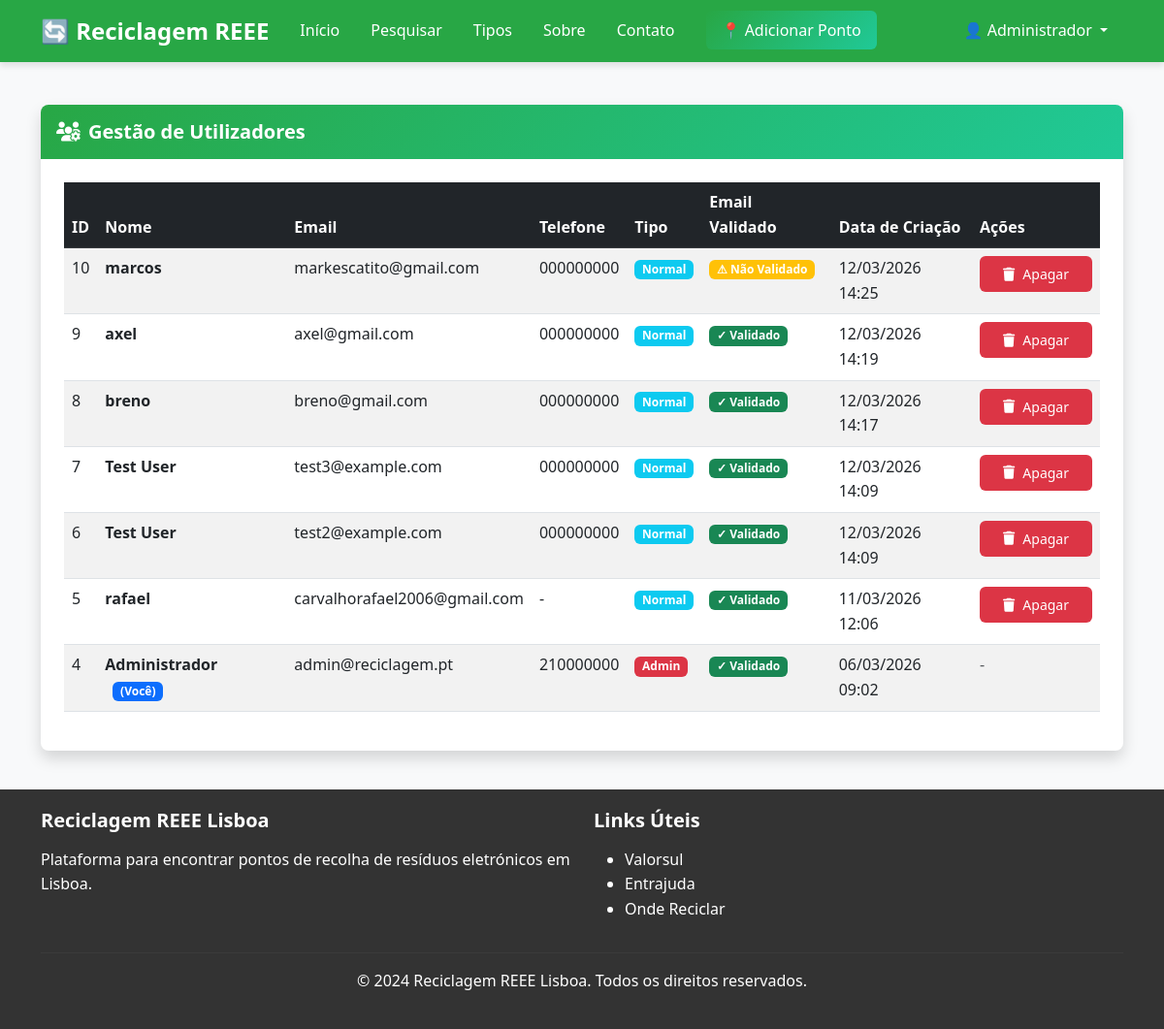
/admin/utilizadores (signed in), run on an earlier commit of the app's database.
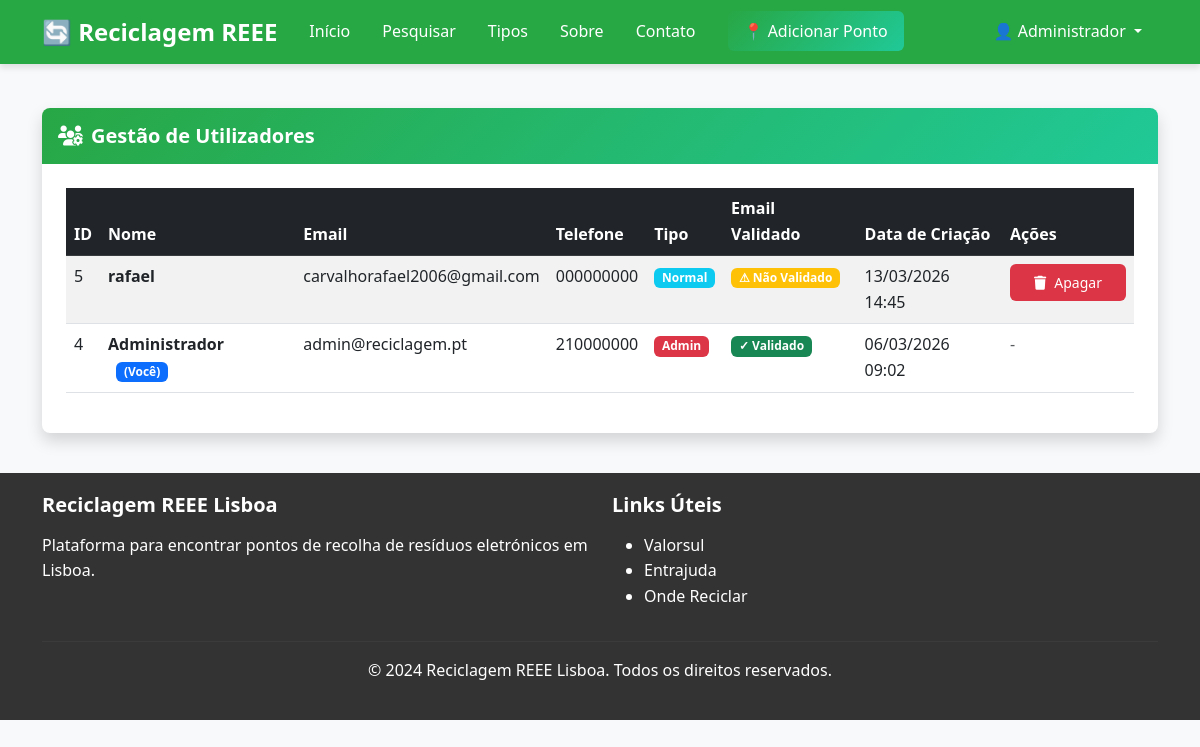
And on a later commit of the database.
### models.py (models this page shows, shortened)
class BaseModel(Model):
    class Meta:
        database = db

class Utilizador(BaseModel):
    nome = CharField()
    email = CharField(unique=True)
    is_admin = BooleanField(default=False)
    telefone = CharField()
    documento_identificacao = CharField()
    senha_hash = CharField()
    criado_em = DateTimeField(default=datetime.now)
    email_validado = BooleanField(default=False)
    token_validacao = CharField(null=True)

### app.py (the view)
@app.route("/admin/utilizadores")
@admin_required
def admin_utilizadores():
    utilizadores = Utilizador.select().order_by(Utilizador.criado_em.desc())
    return render_template("admin/utilizadores.html", utilizadores=utilizadores)

### app.py (called while the page is built)
@app.before_request
def ensure_db_connection():
    try:
        if db.is_closed():
            db.connect()
    except Exception as e:
        print(f"Database connection error: {e}")
        try:
            db.close()
            db.connect()
        except Exception as e2:
            print(f"Failed to reconnect: {e2}")

@app.before_request
def carregar_utilizador():
    user_id = session.get("user_id")
    if user_id:
        try:
            g.utilizador = Utilizador.get(Utilizador.id == user_id)
        except Utilizador.DoesNotExist:
            g.utilizador = None
    else:
        g.utilizador = None

@app.context_processor
def inject_current_year():
    return {"current_year": datetime.now().year}

def admin_required(f):
    @wraps(f)
    def decorated_function(*args, **kwargs):
        if g.utilizador is None or not g.utilizador.is_admin:
            flash("Acesso não autorizado.", "danger")
            return redirect(url_for("index"))
        return f(*args, **kwargs)
    return decorated_function

### templates/admin/utilizadores.html (shortened to what this page needs)
{% extends "base.html" %}
{% block content %}
<div class="container mt-5">
    <div class="row">
        <div class="col-12">
            <div class="card shadow">
                <div class="card-header bg-danger text-white">
                    <h5 class="mb-0">
                        <i class="fas fa-users-cog me-2"></i>Gestão de Utilizadores
                    </h5>
                </div>
                <div class="card-body">
                    <div class="table-responsive">
                        <table class="table table-striped table-hover">
                            <thead class="table-dark">
                                <tr>
                                    <th>ID</th>
                                    <th>Nome</th>
                                    <th>Email</th>
                                    <th>Telefone</th>
                                    <th>Tipo</th>
                                    <th>Email Validado</th>
                                    <th>Data de Criação</th>
                                    <th>Ações</th>
                                </tr>
                            </thead>
                            <tbody>
                                {% for user in utilizadores %}
                                <tr>
                                    <td>{{ user.id }}</td>
                                    <td>
                                        <strong>{{ user.nome }}</strong>
                                        {% if user.id == g.utilizador.id %}
                                        <span class="badge bg-primary ms-2">(Você)</span>
                                        {% endif %}
                                    </td>
                                    <td>{{ user.email }}</td>
                                    <td>{{ user.telefone or '-' }}</td>
                                    <td>
                                        {% if user.is_admin %}
                                        <span class="badge bg-danger">Admin</span>
                                        {% else %}
                                        <span class="badge bg-info">Normal</span>
                                        {% endif %}
                                    </td>
                                    <td>
                                        {% if user.email_validado %}
                                        <span class="badge bg-success">✓ Validado</span>
                                        {% else %}
                                        <span class="badge bg-warning">⚠ Não Validado</span>
                                        {% endif %}
                                    </td>
                                    <td>{{ user.criado_em.strftime('%d/%m/%Y %H:%M') }}</td>
                                    <td>
                                        {% if user.id != g.utilizador.id %}
                                        <form method="POST" action="{{ url_for('admin_apagar_utilizador', user_id=user.id) }}"
                                              onsubmit="return confirm('Tem certeza que deseja apagar o utilizador {{ user.nome }}?')">
                                            <button type="submit" class="btn btn-danger btn-sm">
                                                <i class="fas fa-trash"></i> Apagar
                                            </button>
                                        </form>
                                        {% else %}
                                        <span class="text-muted">-</span>
                                        {% endif %}
                                    </td>
                                </tr>
                                {% endfor %}
                            </tbody>
                        </table>
                    </div>
                </div>
            </div>
        </div>
    </div>
</div>
{% endblock %}

### templates/base.html (shortened to what this page needs)
<!DOCTYPE html>
<html lang="pt-PT">
<head>
    <link href="https://cdn.jsdelivr.net/npm/bootstrap@5.3.0/dist/css/bootstrap.min.css" rel="stylesheet">
    <link rel="stylesheet" href="https://cdnjs.cloudflare.com/ajax/libs/font-awesome/6.4.0/css/all.min.css">
    <link rel="stylesheet" href="https://unpkg.com/leaflet@1.9.4/dist/leaflet.css" />
    <link rel="stylesheet" href="{{ url_for('static', filename='style.css') }}">
</head>
<body>
    <nav class="navbar navbar-expand-lg navbar-dark fixed-top">
        <div class="container">
            <a class="navbar-brand" href="{{ url_for('index') }}">
                🔄 Reciclagem REEE
            </a>
            <div class="collapse navbar-collapse" id="navbarNav">
                <ul class="navbar-nav me-auto">
                    <li class="nav-item">
                        <a class="nav-link" href="{{ url_for('index') }}">Início</a>
                    </li>
                    <li class="nav-item">
                        <a class="nav-link" href="{{ url_for('pesquisa') }}">Pesquisar</a>
                    </li>
                    <li class="nav-item">
                        <a class="nav-link" href="{{ url_for('tipos_residuos') }}">Tipos</a>
                    </li>
                    <li class="nav-item">
                        <a class="nav-link" href="{{ url_for('sobre_lixo_eletronico') }}">Sobre</a>
                    </li>
                    <li class="nav-item">
                        <a class="nav-link" href="{{ url_for('contato') }}">Contato</a>
                    </li>
                    {% if g.utilizador and g.utilizador.is_admin %}
                    <li class="nav-item">
                        <a class="nav-link btn btn-success btn-sm text-white ms-3" href="{{ url_for('admin_novo_ponto') }}">
                            📍 Adicionar Ponto
                        </a>
                    </li>
                    {% endif %}
                </ul>
                <ul class="navbar-nav">
                    {% if g.utilizador %}
                        <li class="nav-item dropdown">
                            <a class="nav-link dropdown-toggle" href="#" role="button" data-bs-toggle="dropdown">
                                👤 {{ g.utilizador.nome }}
                            </a>
                        </li>
                    {% endif %}
                </ul>
            </div>
        </div>
    </nav>
    {% block content %}{% endblock %}
    <footer class="footer">
        <div class="container">
            <div class="row">
                <div class="col-md-6">
                    <h5>Reciclagem REEE Lisboa</h5>
                    <p>Plataforma para encontrar pontos de recolha de resíduos eletrónicos em Lisboa.</p>
                </div>
                <div class="col-md-6">
                    <h5>Links Úteis</h5>
                    <ul>
                        <li><a href="https://www.valorsul.pt/" style="color: white;">Valorsul</a></li>
                        <li><a href="https://www.entrajuda.pt/" style="color: white;">Entrajuda</a></li>
                        <li><a href="https://ondereciclar.pt/" style="color: white;">Onde Reciclar</a></li>
                    </ul>
                </div>
            </div>
            <hr style="border-color: #555;">
            <div class="text-center">
                <p>&copy; 2024 Reciclagem REEE Lisboa. Todos os direitos reservados.</p>
            </div>
        </div>
    </footer>
</body>
</html>

### static/style.css (style rules this page uses)
:root { --primary-green: #28a745; --primary-blue: #17a2b8; --primary-teal: #20c997; --secondary-gray: #6c757d; --secondary-light: #f8f9fa; --secondary-dark: #343a40; --success: #28a745; --info: #17a2b8; --warning: #ffc107; --danger: #dc3545; --gradient-primary: linear-gradient(135deg, var(--primary-green), var(--primary-teal)); --gradient-secondary: linear-gradient(135deg, var(--primary-blue), var(--primary-teal)); --gradient-hero: linear-gradient(135deg, #17a2b8, #20c997); --font-family-base: 'Segoe UI', Tahoma, Geneva, Verdana, sans-serif; --font-family-heading: 'Segoe UI', Tahoma, Geneva, Verdana, sans-serif; --spacing-xs: 0.25rem; --spacing-sm: 0.5rem; --spacing-md: 1rem; --spacing-lg: 1.5rem; --spacing-xl: 2rem; --spacing-xxl: 3rem; --border-radius-sm: 0.25rem; --border-radius-md: 0.375rem; --border-radius-lg: 0.5rem; --border-radius-xl: 1rem; --shadow-sm: 0 1px 3px rgba(0,0,0,0.12); --shadow-md: 0 4px 6px rgba(0,0,0,0.1); --shadow-lg: 0 10px 15px rgba(0,0,0,0.1); --shadow-xl: 0 20px 25px rgba(0,0,0,0.1); --transition-fast: 0.15s ease-in-out; --transition-normal: 0.3s ease-in-out; --transition-slow: 0.5s ease-in-out; }
* { margin: 0; padding: 0; box-sizing: border-box; }
html { scroll-behavior: smooth; }
body { font-family: var(--font-family-base); line-height: 1.6; color: var(--secondary-dark); background-color: var(--secondary-light); padding-top: 60px; }
h1, h2, h3, h4, h5, h6 { font-family: var(--font-family-heading); font-weight: 600; line-height: 1.2; margin-bottom: var(--spacing-md); }
h5 { font-size: 1.25rem; }
p { margin-bottom: var(--spacing-md); }
a { color: var(--primary-blue); text-decoration: none; transition: color var(--transition-fast); }
.navbar { background: var(--primary-green) !important; box-shadow: var(--shadow-md); padding: var(--spacing-sm) 0; }
.navbar-brand { color: white !important; font-weight: bold; font-size: 1.5rem; transition: transform var(--transition-fast); }
.nav-link { color: white !important; font-weight: 500; padding: var(--spacing-sm) var(--spacing-md) !important; border-radius: var(--border-radius-md); transition: all var(--transition-fast); }
.btn { font-weight: 500; border-radius: var(--border-radius-md); padding: var(--spacing-sm) var(--spacing-lg); transition: all var(--transition-normal); border: none; cursor: pointer; display: inline-flex; align-items: center; justify-content: center; gap: var(--spacing-sm); }
.btn-success { background: var(--gradient-primary); color: white; }
.card { border: none; border-radius: var(--border-radius-lg); box-shadow: var(--shadow-sm); transition: all var(--transition-normal); overflow: hidden; }
.card-header { background: var(--gradient-primary); color: white; font-weight: 600; border: none; padding: var(--spacing-md); }
.card-body { padding: var(--spacing-lg); }
.footer { background: var(--secondary-dark); color: white; padding: var(--spacing-xxl) 0 var(--spacing-lg); margin-top: var(--spacing-xxl); }

### templates/base.html (style rules this page uses)
body { padding-top: 60px; background: #f8f9fa; }
.navbar { background: #28a745 !important; }
.navbar-brand { color: white !important; font-weight: bold; }
.nav-link { color: white !important; }
.footer { background: #333; color: white; padding: 20px 0; margin-top: 40px; }

What changed in the data, as far as the page shows it:
removed Utilizador: id "10", nome "marcos", email "markescatito@gmail.com", telefone "000000000", is_admin "Normal", email_validado "⚠ Não Validado", criado_em "12/03/2026 14:25"
removed Utilizador: id "9", nome "axel", email "axel@gmail.com", telefone "000000000", is_admin "Normal", email_validado "✓ Validado", criado_em "12/03/2026 14:19"
removed Utilizador: id "8", nome "breno", email "breno@gmail.com", telefone "000000000", is_admin "Normal", email_validado "✓ Validado", criado_em "12/03/2026 14:17"
removed Utilizador: id "7", nome "Test User", email "test3@example.com", telefone "000000000", is_admin "Normal", email_validado "✓ Validado", criado_em "12/03/2026 14:09"
removed Utilizador: id "6", nome "Test User", email "test2@example.com", telefone "000000000", is_admin "Normal", email_validado "✓ Validado", criado_em "12/03/2026 14:09"
changed Utilizador "rafael": telefone "-" → "000000000"; criado_em "11/03/2026 12:06" → "13/03/2026 14:45"; email_validado "✓ Validado" → "⚠ Não Validado"
